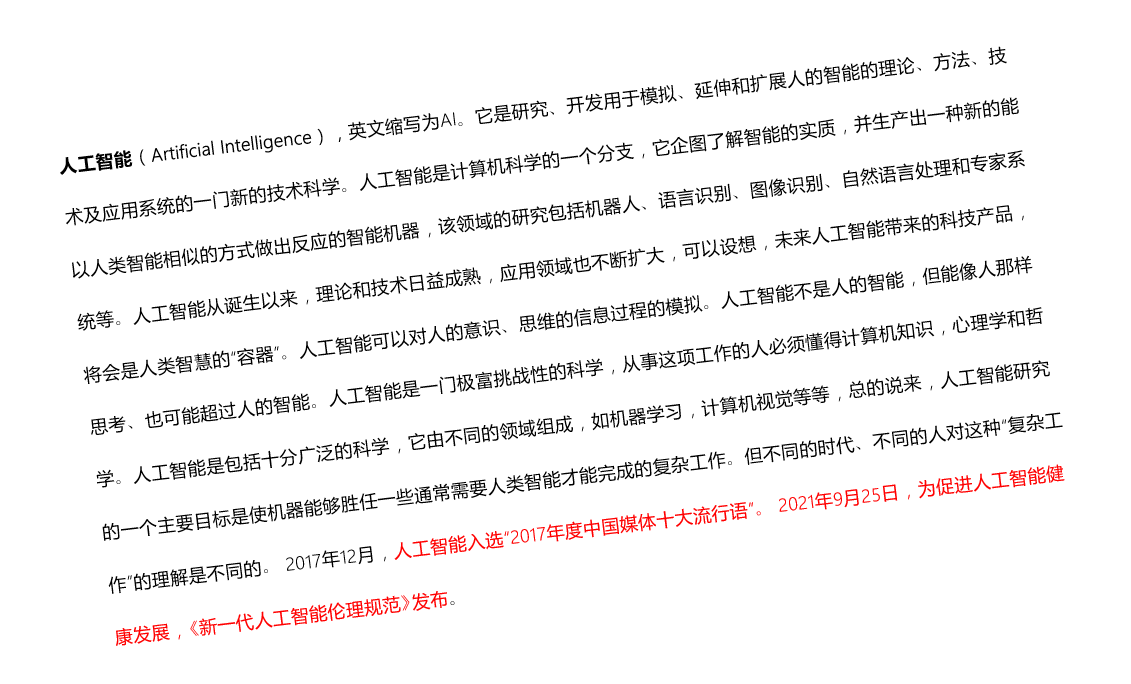
#> input picture 2022_图像算法基础教程(更新中)/day07/img/news1.png, 1131 x 684 px
$ python candy_detect.py
#> lines starting #> are read from the running program, lines starting #| are printed output that depends on the picture; after the words box and inside, x2 and y2 are one past the last pixel; in counts of white or black regions, pixels touching at a corner belong together
#> further down, ori_img is the input picture: shape (684, 1131, 3); mean B, G, R 241.1, 241.1, 242.7
import cv2
import numpy as np
from urllib import request
import warnings


def Canny(cv2_img):
    def callback(a):
        minVal = cv2.getTrackbarPos("minVal", "EdgeCanny")
        maxVal = cv2.getTrackbarPos("maxVal", "EdgeCanny")

        return minVal, maxVal

    #### 参数设置区域
    cv2.namedWindow("EdgeCanny", 0)
    cv2.createTrackbar("minVal", "EdgeCanny", 10, 255, callback)
    cv2.createTrackbar("maxVal", "EdgeCanny", 40, 255, callback)

    ####视图区域
    while True:
        gray = cv2.cvtColor(cv2_img, cv2.COLOR_BGR2GRAY)
        minVal, maxVal = callback(0)

        # 获得指定颜色范围内的掩码
        edges = cv2.Canny(gray, minVal, maxVal)
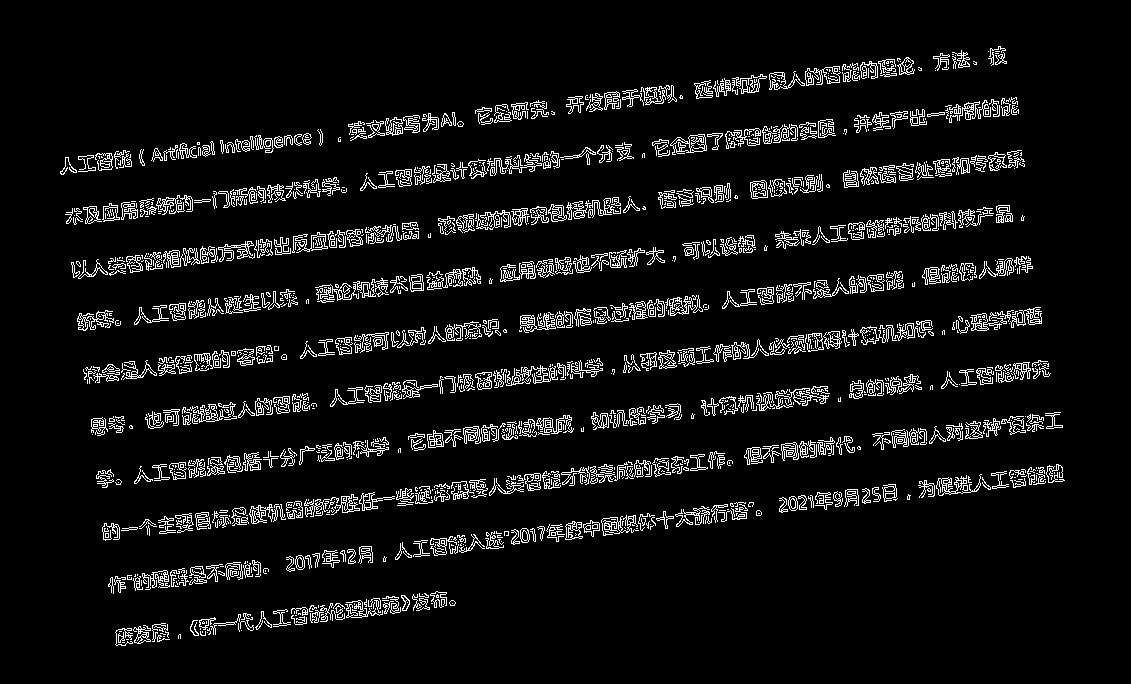
#> edges: shape (684, 1131); 6.7% white in thin lines or dots, all inside (x1, y1, x2, y2) = (60, 46, 1065, 646)
        text = f"minVal:{minVal}, maxVal:{maxVal}"

        cv2.putText(edges, text, (10, 40), cv2.FONT_HERSHEY_SIMPLEX, 0.5, (0, 255, 0), 1)
        edges = cv2.cvtColor(edges, cv2.COLOR_GRAY2BGR)
        edges = np.hstack((cv2_img, edges))
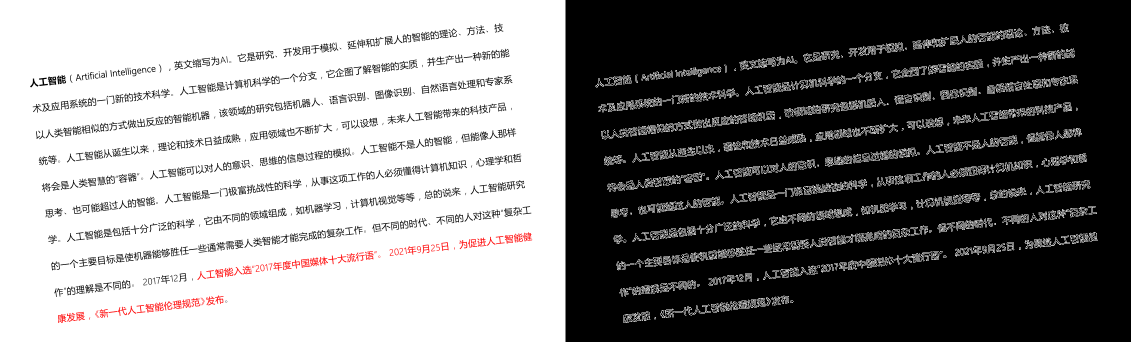
#> edges: shape (684, 2262, 3) (shown at 1/2 size); mean B, G, R 129.1, 129.1, 129.9

        # cv2.namedWindow("EdgeCanny", 0)
        cv2.imshow("EdgeCanny", edges)

        cv2.waitKey(1)


def url2img(url_path):
    resp = request.urlopen(url_path)
    image = np.asarray(bytearray(resp.read()), dtype="uint8")  ### 字节流数组
    img = cv2.imdecode(image, 1)

    return img

# url_path = 'https://img2.baidu.com/it/u=3906645419,1579173&fm=253&fmt=auto&app=120&f=JPEG?w=889&h=500'
# ori_img = url2img(url_path)
ori_img = cv2.imread(('img/news1.png'))
Canny(ori_img)

$ run again, with 2022_图像算法基础教程(更新中)/day07/img/news2.png copied over 2022_图像算法基础教程(更新中)/day07/img/news1.png
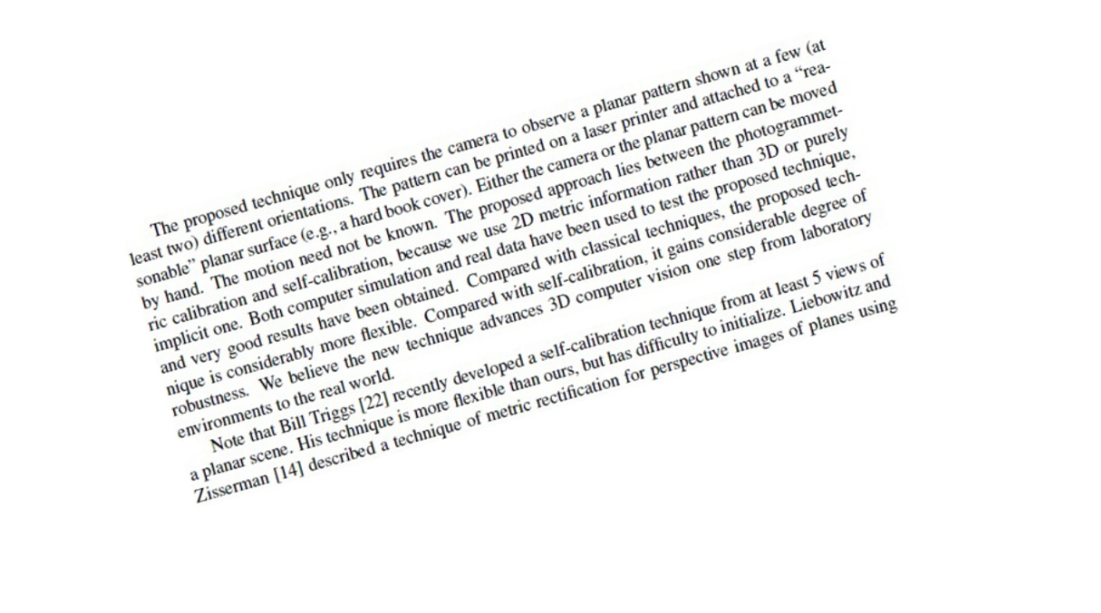
#> input picture 2022_图像算法基础教程(更新中)/day07/img/news2.png, 1101 x 613 px
#> ori_img is the input picture: shape (613, 1101, 3); mean B, G, R 243.8, 244, 243.8
#> in Canny, `edges = cv2.Canny(gray, minVal, maxVal)`:
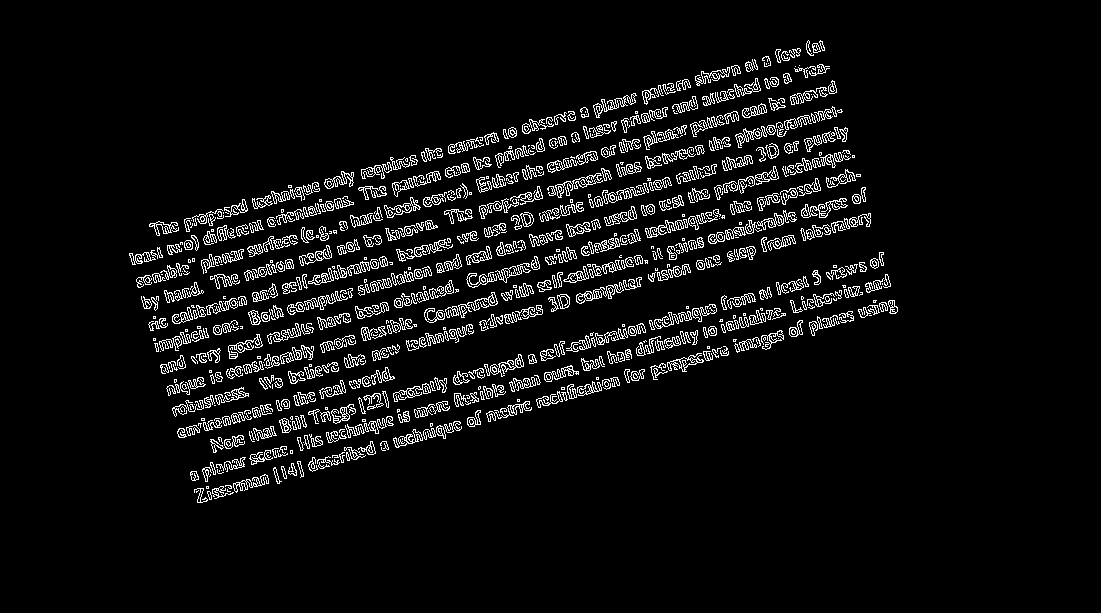
#> edges: shape (613, 1101); 5.8% white in thin lines or dots, all inside (x1, y1, x2, y2) = (129, 40, 898, 503)
#> in Canny, `edges = np.hstack((cv2_img, edges))`:
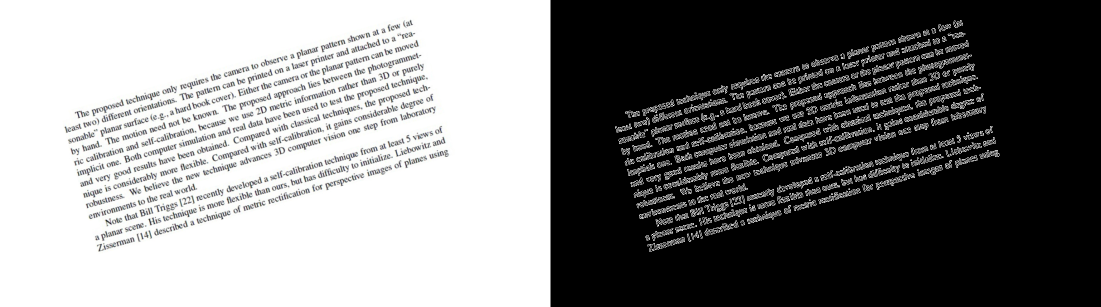
#> edges: shape (613, 2202, 3) (shown at 1/2 size); mean B, G, R 129.3, 129.4, 129.3

$ run again, with 2022_图像算法基础教程(更新中)/day07/img/line.png copied over 2022_图像算法基础教程(更新中)/day07/img/news1.png
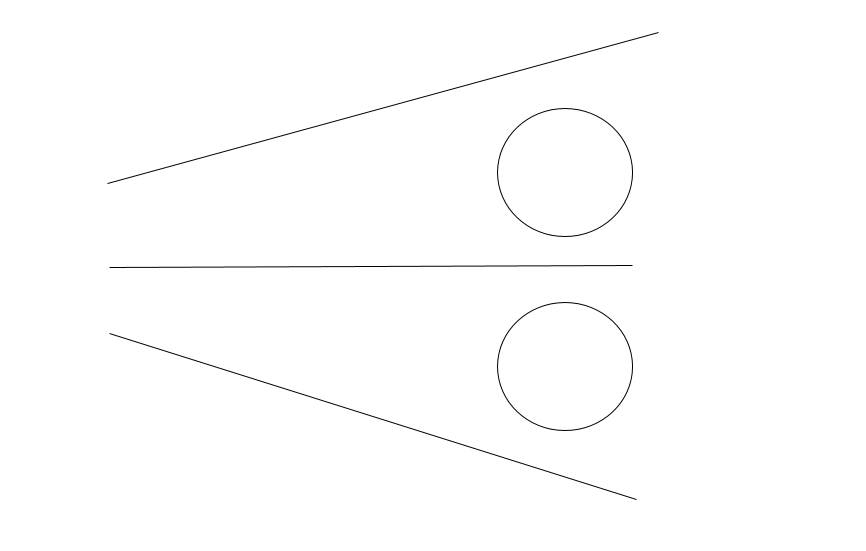
#> input picture 2022_图像算法基础教程(更新中)/day07/img/line.png, 866 x 551 px
#> ori_img is the input picture: shape (551, 866, 3); min 0, max 255, mean 253.7
#> in Canny, `edges = cv2.Canny(gray, minVal, maxVal)`:
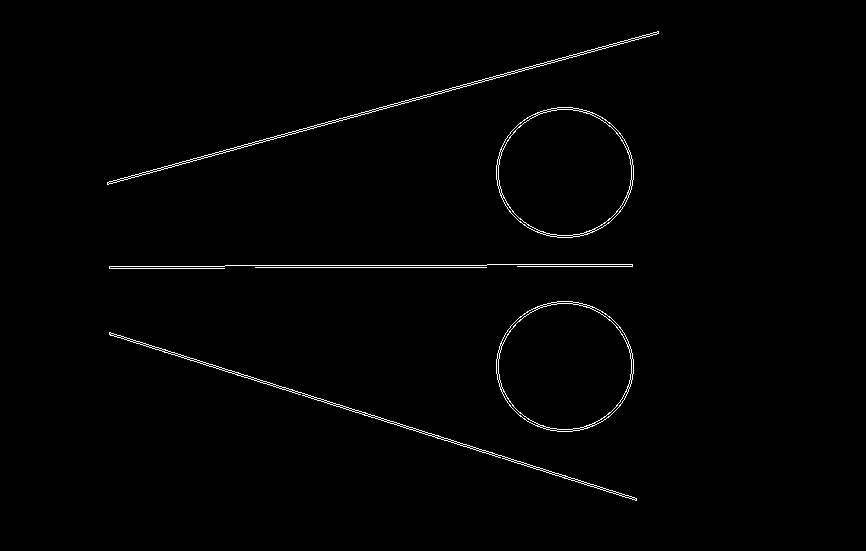
#> edges: shape (551, 866); 1% white in thin lines or dots, all inside (x1, y1, x2, y2) = (107, 31, 659, 501)
#> in Canny, `edges = np.hstack((cv2_img, edges))`:
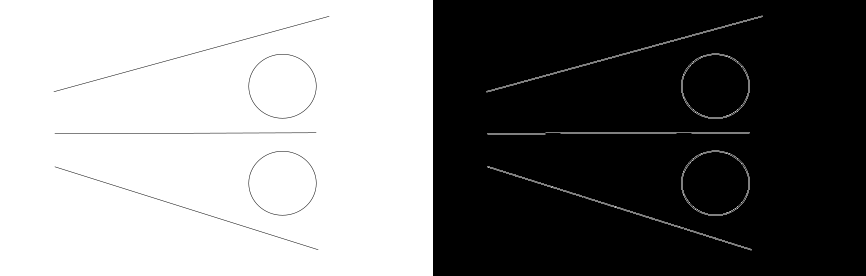
#> edges: shape (551, 1732, 3) (shown at 1/2 size); min 0, max 255, mean 128.1
